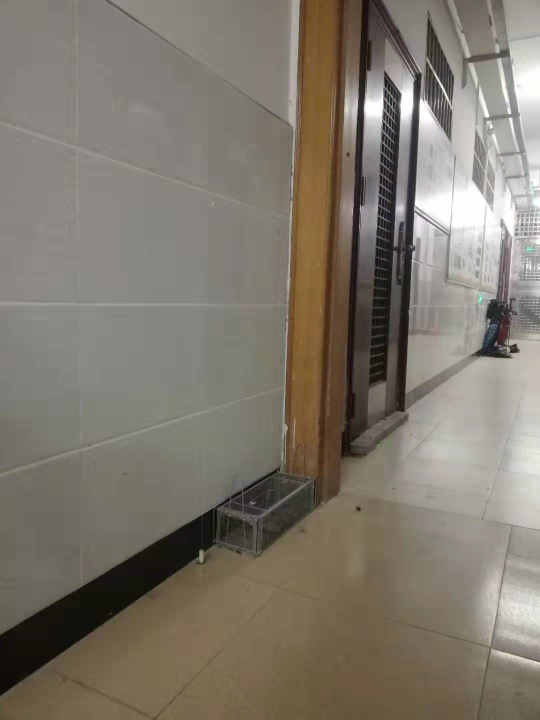
//> input picture c1.jpg, 1080 x 1440 px (shown at 1/2 size)
$ ./LK c1.jpg   (built with g++ and OpenCV 4)
//> lines starting //> are read from the running program, lines starting //| are printed output that depends on the picture
//
// Created by luoyongheng on 19-10-6.
//
#include <iostream>
#include <fstream>
#include <list>
#include <vector>
#include <chrono>
#include <ctime>
#include <climits>

#include <opencv2/core/core.hpp>
#include <opencv2/features2d/features2d.hpp>
#include <opencv2/highgui/highgui.hpp>
#include <opencv2/calib3d/calib3d.hpp>
#include <Eigen/Core>
#include <Eigen/Geometry>
#include <chrono>
#include <opencv2/imgproc.hpp>
#include <opencv/cv.hpp>

//#define harris

using namespace std;
using namespace cv;

int ROW = 480;
int COL = 640;
int MAX_CNT = 180;
int MIN_DIST = 30;
int iniThFAST = 20;
int minThFAST = 7;


bool inBorder(const cv::Point2f &pt)
{
    const int BORDER_SIZE = 1;
    int img_x = cvRound(pt.x);
    int img_y = cvRound(pt.y);
    return BORDER_SIZE <= img_x && img_x < COL - BORDER_SIZE && BORDER_SIZE <= img_y && img_y < ROW - BORDER_SIZE;
}

void reduceVector(vector<int> &v, vector<uchar> status)
{
    int j = 0;
    for (int i = 0; i < int(v.size()); i++)
        if (status[i])
            v[j++] = v[i];
    v.resize(j);
}

void reduceVector(vector<cv::Point2f> &v, vector<uchar> status)
{
    int j = 0;
    for (int i = 0; i < int(v.size()); i++)
        if (status[i])
            v[j++] = v[i];
    v.resize(j);
}

Point2d pixel2cam ( const Point2d& p, const Mat& K )
{
    return Point2d
            (
                    ( p.x - K.at<double> ( 0,2 ) ) / K.at<double> ( 0,0 ),
                    ( p.y - K.at<double> ( 1,2 ) ) / K.at<double> ( 1,1 )
            );
}


int main ( int argc, char** argv ) {
    //相机参数
    float cx = 318.6;
    float cy = 255.3;
    float fx = 517.3;
    float fy = 516.5;

    Eigen::Matrix<float,3,3> K;
    Mat cvK;
    K << fx, 0.f, cx, 0.f, fy, cy, 0.f, 0.f, 1.0f;
    cvK = (Mat_<double>(3,3)<<fx, 0.f, cx, 0.f, fy, cy, 0.f, 0.f, 1.0f);

    //-- 读取图像
    if (argc != 2) {
        cout << "usage: useLK path_to_dataset" << endl;
        return 1;
    }
    //srand ( ( unsigned int ) time ( 0 ) );
    string path_to_dataset = argv[1];
    string associate_file = path_to_dataset + "/associate.txt";

    ifstream fin(associate_file);

    string rgb_file, depth_file, time_rgb, time_depth;
    cv::Mat forw_img, cur_img;
    cv::Mat forw_depth,cur_depth;
    vector<KeyPoint> keypoints;
    vector<KeyPoint> vKeyPoints;
    vector<Point2f> forw_pts, cur_pts;
    vector<cv::Point2f> n_pts;
    vector<int> track_cnt;
    vector<int> ids;
    Mat imgPreColor;

    vector<Point3f> pts_3d;
    vector<Point2f> pts_2d;
    //保存轨迹
    //ofstream out("../../data/data/trajectory.txt", ofstream::out);

    // 我们以第一个图像为参考，对后续10张图像和参考图像做直接法
    for (int index = 0; index < 40; index++) {
        cout << "*********** loop " << index << " ************" << endl;
        fin >> time_rgb >> rgb_file >> time_depth >> depth_file;
        cout << time_rgb << " " << rgb_file << " " << time_depth << " " << depth_file << endl;
        Mat imgColor = cv::imread(path_to_dataset + "/" + rgb_file,1);
//> imgColor is the input picture: 1440 rows x 1080 cols, CV_8UC3; mean B, G, R 108.7, 119.8, 127.2
        //Mat imgDepth = cv::imread(path_to_dataset + "/" + depth_file,-1);

        Mat img;
        cvtColor(imgColor,img,COLOR_BGR2GRAY);
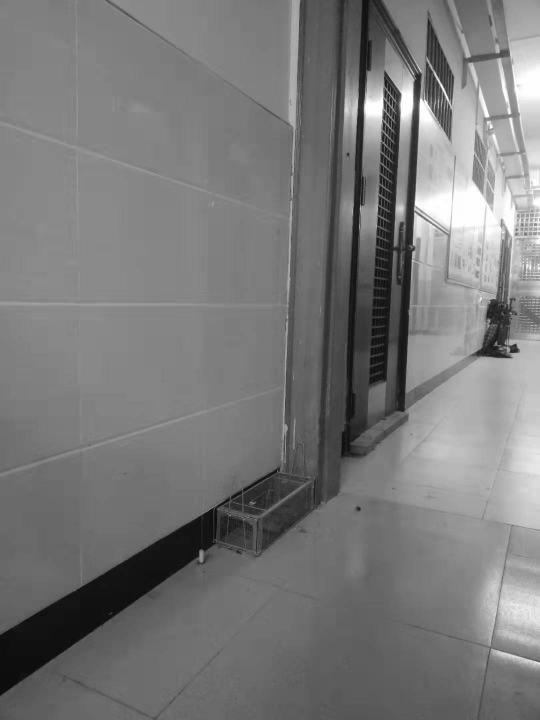
//> img: 1440 rows x 1080 cols, CV_8UC1 (shown at 1/2 size); min 1, max 255, mean 120.8

        //直方图均衡化
        cv::Ptr<cv::CLAHE> clahe = cv::createCLAHE(3.0, cv::Size(8, 8));
        clahe->apply(img, img);
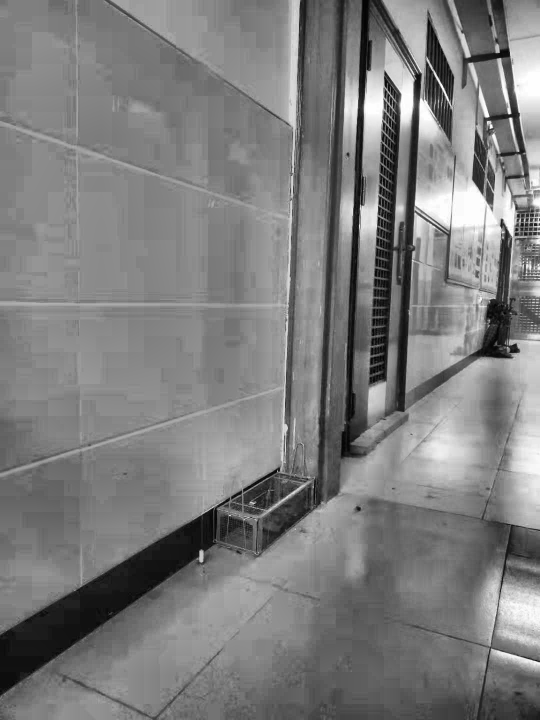
//> img: 1440 rows x 1080 cols, CV_8UC1 (shown at 1/2 size); min 0, max 255, mean 125.1

        if (forw_img.empty()) {
            cur_img = forw_img = img;
            //cur_depth = forw_depth = imgDepth;
            imgPreColor = imgColor;
        } else {
            forw_img = img;
            //forw_depth = imgDepth;
        }

        forw_pts.clear();

        if (cur_pts.size() > 0) {
            //TicToc t_o;
            vector<uchar> status;
            vector<float> err;
            cv::calcOpticalFlowPyrLK(cur_img, forw_img, cur_pts, forw_pts, status, err, cv::Size(21, 21), 3);

            for (int i = 0; i < int(forw_pts.size()); i++)
                if (status[i] && !inBorder(forw_pts[i]))
                    status[i] = 0;
            //reduceVector(prev_pts, status);
            reduceVector(cur_pts, status);
            reduceVector(forw_pts, status);
            reduceVector(ids, status);
            //reduceVector(cur_un_pts, status);
            reduceVector(track_cnt, status);
            //ROS_DEBUG("temporal optical flow costs: %fms", t_o.toc());
        }

        for (auto &n : track_cnt)
            n++;
        //对提取出来的特征点求带Ransanc的基础矩阵，从而进一步筛选掉不匹配的点;
        if (forw_pts.size() >= 8) {
            vector<uchar> status;
            cv::findFundamentalMat(cur_pts, forw_pts, cv::FM_RANSAC, 1.0, 0.99, status);
            int size_a = cur_pts.size();
            //reduceVector(prev_pts, status);
            reduceVector(cur_pts, status);
            reduceVector(forw_pts, status);
            //reduceVector(cur_un_pts, status);
            reduceVector(ids, status);
            reduceVector(track_cnt, status);
        }

// [23 lines of commented-out code are left out]

        cv::Mat img_window(forw_img.rows*2, forw_img.cols, CV_8UC3 );//8位unsigned 3通道
        imgPreColor.copyTo(img_window(cv::Rect(0,0,cur_img.cols,cur_img.rows)));
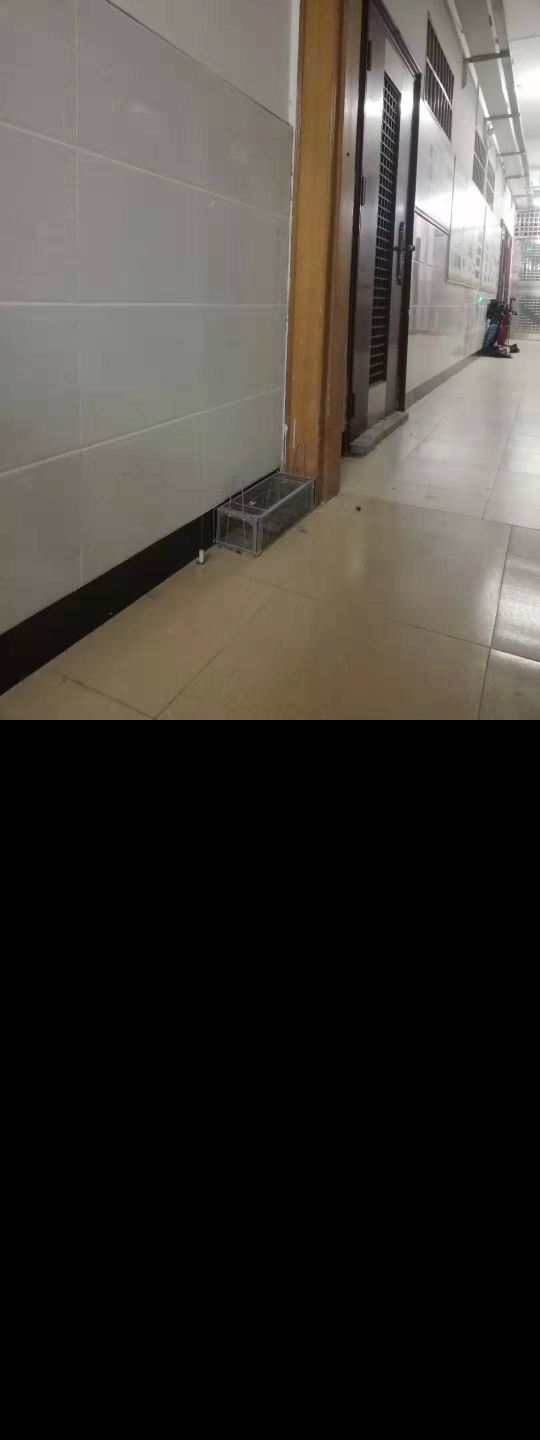
//> img_window: 2880 rows x 1080 cols, CV_8UC3 (shown at 1/2 size); mean B, G, R 54.3, 59.9, 63.6
        imgColor.copyTo(img_window(cv::Rect(0,forw_img.rows,forw_img.cols, forw_img.rows)));
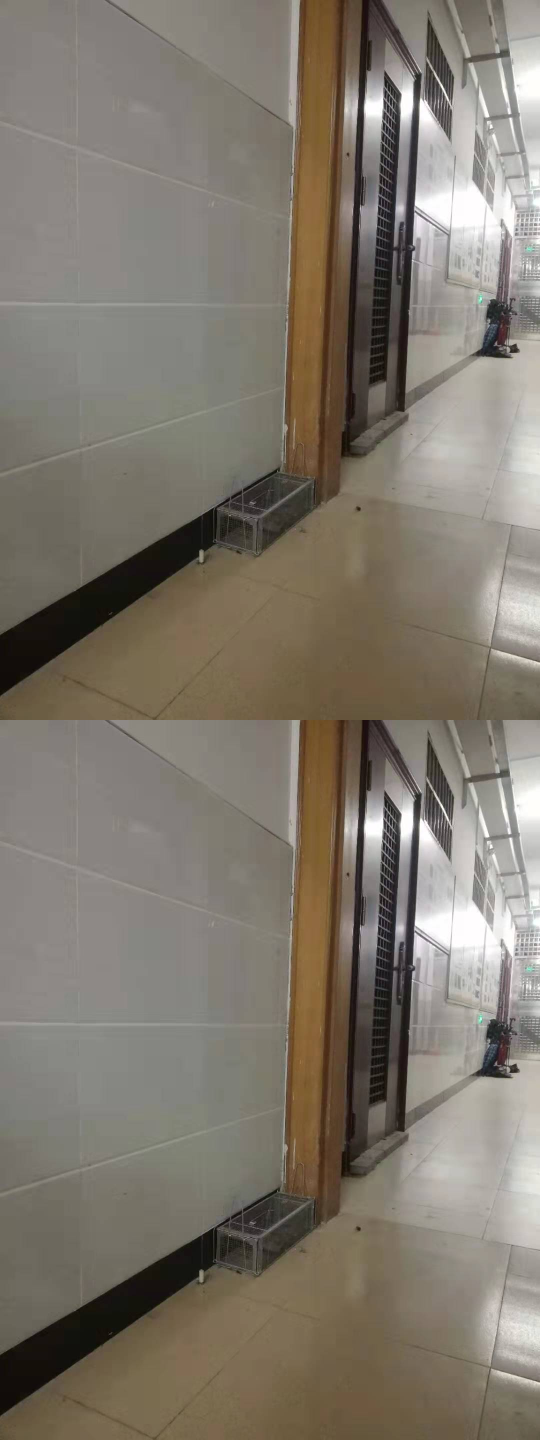
//> img_window: 2880 rows x 1080 cols, CV_8UC3 (shown at 1/2 size); mean B, G, R 108.7, 119.8, 127.2

        for(int i=0;i<cur_pts.size();i++){
//            if (rand() > RAND_MAX/5 )
//                continue;
            float b = 255*float ( rand() ) /RAND_MAX;//用随机颜色框选特征点
            float g = 255*float ( rand() ) /RAND_MAX;
            float r = 255*float ( rand() ) /RAND_MAX;
            cv::circle(img_window,cur_pts[i],4,cv::Scalar( b,g,r ),2);
            cv::circle(img_window,Point2f(forw_pts[i].x ,forw_pts[i].y + forw_img.rows),4,cv::Scalar( b,g,r), 2);
            cv::line(img_window,cur_pts[i],Point2f(forw_pts[i].x ,forw_pts[i].y + forw_img.rows),cv::Scalar( b,g,r), 1);
        }
        cv::imshow ("result", img_window);
        cv::waitKey ( 0 );

        //为下一次特征提取做准备
#ifdef harris
        Mat mask;
        //设置mask用于非极大值抑制
        {
            mask = cv::Mat(ROW, COL, CV_8UC1, cv::Scalar(255));

            vector<pair<int, pair<cv::Point2f, int>>> cnt_pts_id;

            for (unsigned int i = 0; i < forw_pts.size(); i++)
                cnt_pts_id.push_back(make_pair(track_cnt[i], make_pair(forw_pts[i], ids[i])));

            sort(cnt_pts_id.begin(), cnt_pts_id.end(),
                 [](const pair<int, pair<cv::Point2f, int>> &a, const pair<int, pair<cv::Point2f, int>> &b) {
                     return a.first > b.first;
                 });

            forw_pts.clear();
            ids.clear();
            track_cnt.clear();

            for (auto &it : cnt_pts_id) {
                if (mask.at<uchar>(it.second.first) == 255) {
                    forw_pts.push_back(it.second.first);
                    ids.push_back(it.second.second);
                    track_cnt.push_back(it.first);
                    cv::circle(mask, it.second.first, MIN_DIST, 0, -1);
                }
            }
        }

        int n_max_cnt = MAX_CNT - static_cast<int>(forw_pts.size());
        if (n_max_cnt > 0) {
            if (mask.empty())
                cout << "mask is empty " << endl;
            if (mask.type() != CV_8UC1)
                cout << "mask type wrong " << endl;
            if (mask.size() != forw_img.size())
                cout << "wrong size " << endl;

            //优先从之前跟踪到的特征点中提取角点,虽然这些特征点被非极大值抑制掉了，认为没有成功跟踪，但是可以优先作为新的特征点被提取
            cv::goodFeaturesToTrack(forw_img, n_pts, MAX_CNT - forw_pts.size(), 0.01, MIN_DIST, mask);
        } else
            n_pts.clear();
#else
            vector<KeyPoint> kp;
            const float W=30;
            //fast特征点提取

            const int nDesiredFeatures = MAX_CNT - forw_pts.size();
            if(nDesiredFeatures>0 && nDesiredFeatures>35)//新添加的特征点个数小于40，说明跟踪质量较好，使用fast继续跟踪
            {
                cout<<"from fast"<<endl;
                const int nCols = int(COL/W);//21
                const int nRows = int(ROW/W);//16
                const int nCells = nCols*nRows;

                const int nFeatureEachCell = ceil(float(nDesiredFeatures)/nCells);
                vector<vector<vector<KeyPoint> > > cellKeyPoints(nRows, vector<vector<KeyPoint> >(nCols));

                //计算每个窗口的大小
                const int wCell = COL/nCols;//30
                const int hCell = ROW/nRows;//30

                vector<vector<int>> nTotal(nRows,vector<int>(nCols));
                vector<vector<bool>> bNoMore(nRows,vector<bool>(nCols,false));
                vector<vector<int>> nToRetain(nRows,vector<int>(nCols));
                int nNoMore = 0;
                int nToDistribute = 0;


                for(int i=0; i<nRows; i++)
                {
                    //每个窗口纵向的范围
                    const int iniY =i*hCell;
                    int maxY = iniY+hCell;
                    // [6 lines of commented-out code are left out]

                    for(int j=0; j<nCols; j++)
                    {
                        //计算每列的位置
                        //每个窗口横向的范围
                        const int iniX =j*wCell;
                        int maxX = iniX+wCell;
                        //出了横向范围
//                    if(iniX>=maxBorderX-6)
//                        continue;
                        //超了横向范围，就使用图像的边界作为窗口的边界
//                    if(maxX>maxBorderX)
//                        maxX = maxBorderX;
                        //计算FAST关键点
                        //vector<cv::KeyPoint> vKeysCell;
                        //对每一个窗口都计算FAST角点
                        cellKeyPoints[i][j].reserve(nFeatureEachCell*5);
                        FAST(forw_img.rowRange(iniY,maxY).colRange(iniX,maxX),
                             cellKeyPoints[i][j],iniThFAST,true);

                        if(cellKeyPoints[i][j].size()<=3)
                        {
                            cellKeyPoints[i][j].clear();
                            FAST(forw_img.rowRange(iniY,maxY).colRange(iniX,maxX),cellKeyPoints[i][j],minThFAST,true);
                        }

                        //HarrisResponses(cellImage,cellKeyPoints[i][j], 7, HARRIS_K);
                        const int nKeys = cellKeyPoints[i][j].size();
                        nTotal[i][j] = nKeys;

                        if(nKeys>nFeatureEachCell)
                        {
                            nToRetain[i][j] = nFeatureEachCell;
                            bNoMore[i][j] = false;
                        }
                        else
                        {
                            nToRetain[i][j] = nKeys;
                            nToDistribute += nFeatureEachCell-nKeys;
                            bNoMore[i][j] = true;
                            nNoMore++;
                        }
                    }
                }
//> this loop made 16 passes
//> (nToDistribute, nNoMore) on passes 1 to 12: (15, 16), (30, 32), (40, 47), (54, 63), (65, 77), (78, 90), (90, 103), (102, 117), (114, 131), (122, 145), (130, 159), (141, 173)
//> after the loop, nToDistribute = 203; nNoMore = 239

                while(nToDistribute>0 && nNoMore<nCells)
                {
                    int nNewFeaturesCell = nFeatureEachCell + ceil((float)nToDistribute/(nCells-nNoMore));
                    nToDistribute = 0;

                    for(int i=0; i< nRows; i++)
                    {
                        for(int j=0; j<nCols; j++)
                        {
                            if(!bNoMore[i][j])
                            {
                                if(nTotal[i][j]>nNewFeaturesCell)
                                {
                                    nToRetain[i][j] = nNewFeaturesCell;
                                    bNoMore[i][j] = false;
                                }
                                else
                                {
                                    nToRetain[i][j] = nTotal[i][j];
                                    nToDistribute += nNewFeaturesCell-nTotal[i][j];
                                    bNoMore[i][j] = true;
                                    nNoMore++;
                                }
                            }
                        }
                    }
                }
//> this loop made 2 passes
//> (nNewFeaturesCell, nToDistribute, nNoMore) on passes 1 to 2: (4, 51, 292), (3, 0, 292)
//> after the loop, nToDistribute = 0; nNoMore = 292

                keypoints.reserve(nDesiredFeatures*2);

                for(int i=0; i<nRows; i++)
                {
                    for(int j=0; j<nCols; j++)
                    {
                        vector<KeyPoint> &keysCell = cellKeyPoints[i][j];
                        KeyPointsFilter::retainBest(keysCell,nToRetain[i][j]);
                        if((int)keysCell.size()>nToRetain[i][j])
                            keysCell.resize(nToRetain[i][j]);

                        for(size_t k=0, kend=keysCell.size(); k<kend; k++)
                        {
                            keysCell[k].pt.x+=j*wCell;
                            keysCell[k].pt.y+=i*hCell;
                            keysCell[k].size = 15;
                            keypoints.push_back(keysCell[k]);
                        }
                    }
                }

                //排除提取到跟踪的特征点
                for(auto& k:keypoints){
                    if(forw_pts.empty()){
                        vKeyPoints = keypoints;
                    }//第一帧特征提取不是特别均匀
                    else{
                        auto it = forw_pts.begin();
                        for(;it!=forw_pts.end();it++){
                            if(norm(*it - k.pt)<30) //追踪到的点半径为30的方位内不提取新的特征点
                                break;
                        }
                        if(it == forw_pts.end())
                            vKeyPoints.push_back(k);
                    }
                }

                if((int)vKeyPoints.size()>nDesiredFeatures)
                {
                    KeyPointsFilter::retainBest(vKeyPoints,nDesiredFeatures);
                    vKeyPoints.resize(nDesiredFeatures);
                }
            } else if(nDesiredFeatures>0){
                Mat mask;
                //设置mask用于非极大值抑制
                {
                    mask = cv::Mat(ROW, COL, CV_8UC1, cv::Scalar(255));

                    vector<pair<int, pair<cv::Point2f, int>>> cnt_pts_id;

                    for (unsigned int i = 0; i < forw_pts.size(); i++)
                        cnt_pts_id.push_back(make_pair(track_cnt[i], make_pair(forw_pts[i], ids[i])));

                    sort(cnt_pts_id.begin(), cnt_pts_id.end(),
                         [](const pair<int, pair<cv::Point2f, int>> &a, const pair<int, pair<cv::Point2f, int>> &b) {
                             return a.first > b.first;
                         });

                    forw_pts.clear();
                    ids.clear();
                    track_cnt.clear();

                    for (auto &it : cnt_pts_id) {
                        if (mask.at<uchar>(it.second.first) == 255) {
                            forw_pts.push_back(it.second.first);
                            ids.push_back(it.second.second);
                            track_cnt.push_back(it.first);
                            cv::circle(mask, it.second.first, MIN_DIST, 0, -1);
                        }
                    }
                }

                if (nDesiredFeatures > 0) {
                    if (mask.empty())
                        cout << "mask is empty " << endl;
                    if (mask.type() != CV_8UC1)
                        cout << "mask type wrong " << endl;
                    if (mask.size() != forw_img.size())
                        cout << "wrong size " << endl;

                    //优先从之前跟踪到的特征点中提取角点,虽然这些特征点被非极大值抑制掉了，认为没有成功跟踪，但是可以优先作为新的特征点被提取
                    cv::goodFeaturesToTrack(forw_img, n_pts, nDesiredFeatures, 0.01, MIN_DIST, mask);
                }
            } else
                n_pts.clear();
#endif

#ifdef harris
        for (auto &p : n_pts) {
            forw_pts.push_back(p);
            ids.push_back(-1);
            track_cnt.push_back(1);
        }
#else
        if(!n_pts.empty()){
            for (auto &p : n_pts) {
                forw_pts.push_back(p);
                ids.push_back(-1);
                track_cnt.push_back(1);
            }
        }
        n_pts.clear();
        if(!vKeyPoints.empty()){
            for (auto &p : vKeyPoints) {
                forw_pts.push_back(p.pt);
                ids.push_back(-1);
                track_cnt.push_back(1);
            }
        }
#endif
        // [4 lines of commented-out code are left out]
        cur_depth = forw_depth;
        cur_img = forw_img;
        cur_pts = forw_pts;
        imgPreColor = imgColor.clone();
        keypoints.clear();
        vKeyPoints.clear();
        //undistortedPoints();
        //prev_time = cur_time;
    }
    return 0;
}
